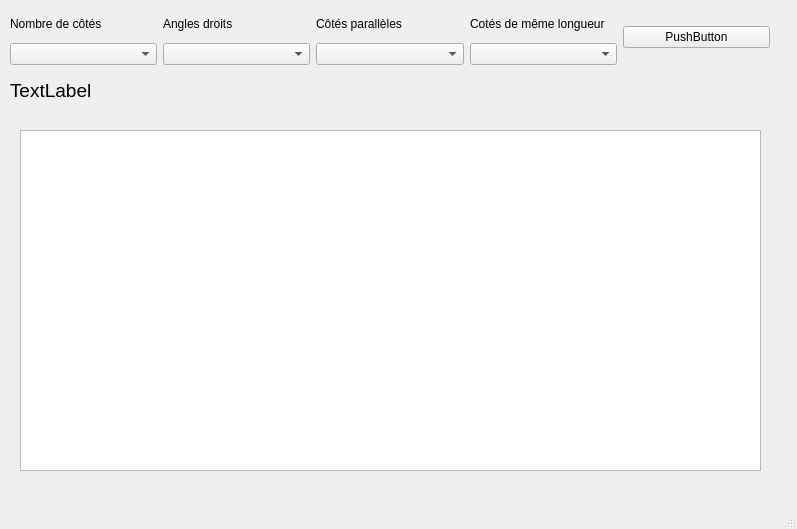
<?xml version="1.0" encoding="UTF-8"?>
<ui version="4.0">
 <class>MainWindow</class>
 <widget class="QMainWindow" name="MainWindow">
  <property name="geometry">
   <rect>
    <x>0</x>
    <y>0</y>
    <width>797</width>
    <height>529</height>
   </rect>
  </property>
  <property name="windowTitle">
   <string>MainWindow</string>
  </property>
  <widget class="QWidget" name="centralwidget">
   <widget class="QWidget" name="horizontalLayoutWidget_2">
    <property name="geometry">
     <rect>
      <x>10</x>
      <y>10</y>
      <width>760</width>
      <height>55</height>
     </rect>
    </property>
    <layout class="QHBoxLayout" name="horizontalLayout_2">
     <item>
      <layout class="QHBoxLayout" name="horizontalLayout">
       <item>
        <layout class="QVBoxLayout" name="verticalLayout">
         <item>
          <widget class="QLabel" name="label">
           <property name="text">
            <string>Nombre de côtés</string>
           </property>
          </widget>
         </item>
         <item>
          <widget class="QComboBox" name="cb_sides"/>
         </item>
        </layout>
       </item>
      </layout>
     </item>
     <item>
      <layout class="QVBoxLayout" name="verticalLayout_2">
       <item>
        <widget class="QLabel" name="label_2">
         <property name="text">
          <string>Angles droits</string>
         </property>
        </widget>
       </item>
       <item>
        <widget class="QComboBox" name="cb_right_angles"/>
       </item>
      </layout>
     </item>
     <item>
      <layout class="QVBoxLayout" name="verticalLayout_3">
       <item>
        <widget class="QLabel" name="label_3">
         <property name="text">
          <string>Côtés parallèles</string>
         </property>
        </widget>
       </item>
       <item>
        <widget class="QComboBox" name="cb_parallel_sides"/>
       </item>
      </layout>
     </item>
     <item>
      <layout class="QVBoxLayout" name="verticalLayout_4">
       <item>
        <widget class="QLabel" name="label_4">
         <property name="text">
          <string>Cotés de même longueur</string>
         </property>
        </widget>
       </item>
       <item>
        <widget class="QComboBox" name="cb_same_length_sides"/>
       </item>
      </layout>
     </item>
     <item>
      <widget class="QPushButton" name="pushButton">
       <property name="text">
        <string>PushButton</string>
       </property>
      </widget>
     </item>
    </layout>
   </widget>
   <widget class="QLabel" name="result_label">
    <property name="geometry">
     <rect>
      <x>10</x>
      <y>60</y>
      <width>761</width>
      <height>61</height>
     </rect>
    </property>
    <property name="font">
     <font>
      <pointsize>14</pointsize>
     </font>
    </property>
    <property name="text">
     <string>TextLabel</string>
    </property>
   </widget>
   <widget class="QPlainTextEdit" name="plainTextEdit">
    <property name="geometry">
     <rect>
      <x>20</x>
      <y>130</y>
      <width>741</width>
      <height>341</height>
     </rect>
    </property>
    <property name="readOnly">
     <bool>true</bool>
    </property>
   </widget>
  </widget>
  <widget class="QMenuBar" name="menubar">
   <property name="geometry">
    <rect>
     <x>0</x>
     <y>0</y>
     <width>797</width>
     <height>22</height>
    </rect>
   </property>
  </widget>
  <widget class="QStatusBar" name="statusbar"/>
 </widget>
 <resources/>
 <connections/>
</ui>
